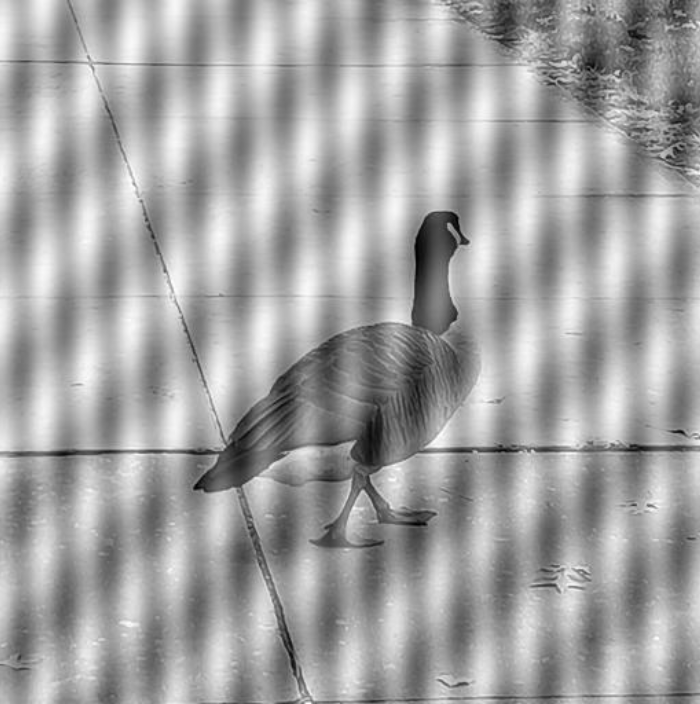
#> input picture img_1.png, 700 x 704 px, given in place of col1.png, which was not available
$ python Histogram_equalization.py
#> lines starting #> are read from the running program, lines starting #| are printed output that depends on the picture; pictures that were not available may be replaced by others from this repository, and a replacement may not be noted
import cv2
import numpy as np
import math
import matplotlib.pyplot as plt

def erlang_distribution(x, k, miu):
    up = math.pow(x, k - 1) * math.exp(- x / miu)
    down = math.pow(miu, k) * math.factorial(k - 1)
    return up / down

def histogram_equalization(channel):
    hist = np.zeros(256).astype(np.int32)
    pdf = np.zeros(256).astype(np.float64)
    cdf = np.zeros(256).astype(np.float64)
    for i in range(channel.shape[0]):
        for j in range(channel.shape[1]):
            hist[channel[i, j]] += 1
    for i in range(256):
        pdf[i] = float(hist[i]) / (channel.shape[0] * channel.shape[1])
        cdf[i] = pdf[i]
        if i >= 1:
            cdf[i] += cdf[i - 1]
    equalized_hist = np.round(cdf * np.max(channel))
    return (hist, pdf, cdf, equalized_hist)

def histogram_matching(img, k, miu):
    pdf = np.zeros(256).astype(np.float64)
    cdf = np.zeros_like(pdf)
    for i in range(256):
        pdf[i] = erlang_distribution(i, k, miu)
        cdf[i] = pdf[i]
        if i >= 1:
            cdf[i] += cdf[i - 1]
    intensity = np.round(np.max(img) * cdf).astype(np.uint8)
    input_img = histogram_equalization(img)
    matched_hist = np.zeros(256).astype(np.int32)
    for i in input_img[-1]:
        diff = 256
        for j in range(256):
            if abs(i - intensity[j]) < diff:
                diff = abs(i - intensity[j])
                matched_hist[int(i)] = j
    output = np.zeros_like(img)
    for i in range(img.shape[0]):
        for j in range(img.shape[1]):
            output[i, j] = matched_hist[int(input_img[-1][img[i, j]])]

    return output

def showfig(img, text):
    hist, pdf, cdf, _ = histogram_equalization(img)
    plt.figure(figsize=(20, 10))
    plt.subplot(2, 3, 1)
    plt.plot(hist)
    plt.title(text + " Histogram")
    plt.subplot(2, 3, 2)
    plt.plot(pdf)
    plt.title(text + " PDF")
    plt.subplot(2, 3, 3)
    plt.plot(cdf)
    plt.title(text + " CDF")
    plt.show()

def main(img_name):
#> called with img_name = 'col1.png'
    img = cv2.imread(img_name, cv2.IMREAD_GRAYSCALE)
#> img is the input picture: shape (704, 700); min 0, max 255, mean 162
    K = int(input('K = ?'))
#> the answer given: 3
    MIU = float(input('miu = ?'))
#> the answer given: 3
    output = histogram_matching(img, K, MIU)
#> in histogram_matching, `intensity = np.round(np.max(img) * cdf).astype(np.uint8)`: intensity = 256 values from 0 to 255
#> the loop in histogram_matching, `for i in input_img[-1]:` made 256 passes
#> i on passes 2 to 4: 0, 0, 0
#> after the loop in histogram_matching, `for i in input_img[-1]:`: matched_hist = 256 values, max 31 at index 255, min 0 at index 0, mean 5.25
#> after the loop in histogram_matching, `for i in range(img.shape[0]):`:
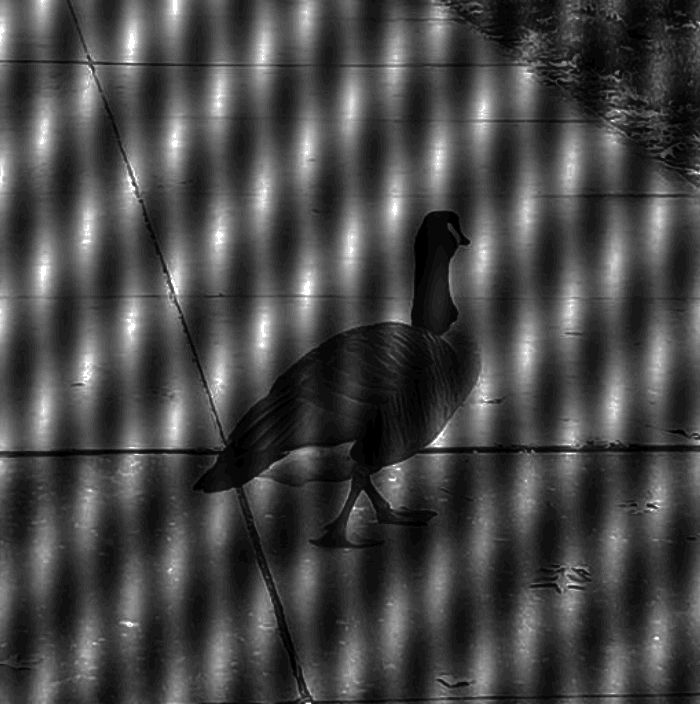
#> output: shape (704, 700); min 0, max 31, mean 8.6; drawn with min black and max white

    cv2.imshow('input', img)
    cv2.waitKey(0)
    showfig(img, 'input')
#> in showfig, `hist, pdf, cdf, _ = histogram_equalization(img)`: hist = 256 values, max 5530 at index 178, min 1 at index 254, mean 1925; pdf = 256 values, max 0.0112 at index 178, min 2.03e-06 at index 254, mean 0.00391; cdf = 256 values from 8.12e-06 to 1
#> in showfig, `plt.show()`:
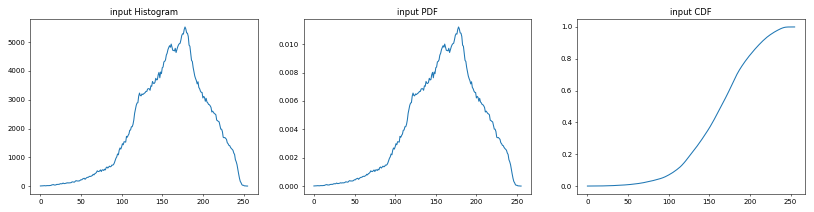
#> figure drawn by matplotlib, 3 panels; panel 1: curve peaks at x = 178, y = 5530; panel 2: curve peaks at x = 178, y = 0.0112; panel 3: curve peaks at x = 255, y = 1
    cv2.imshow('output', output)
    cv2.waitKey(0)
    showfig(output, 'output')
#> call 2 of showfig, with text = 'output'
#> in showfig (call 2), `hist, pdf, cdf, _ = histogram_equalization(img)`: hist = 256 values, max 45288 at index 6, min 0 at index 26, mean 1925; pdf = 256 values, max 0.0919 at index 6, min 0 at index 26, mean 0.00391; cdf = 256 values from 0.00584 to 1
#> in showfig (call 2), `plt.show()`:
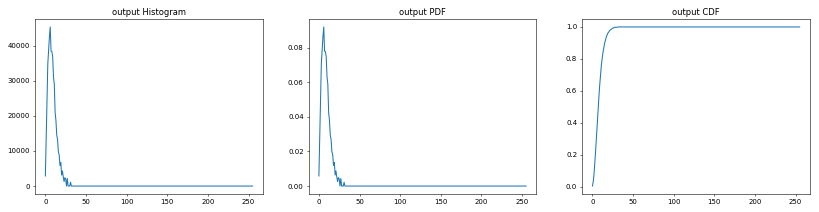
#> figure drawn by matplotlib, 3 panels; panel 1: curve peaks at x = 6, y = 45288; panel 2: curve peaks at x = 6, y = 0.0919; panel 3: curve peaks at x = 31, y = 1
    cv2.destroyAllWindows()

if __name__ == '__main__':
    while True:
#> (the run stopped early here; a loop or call above may not have finished)
